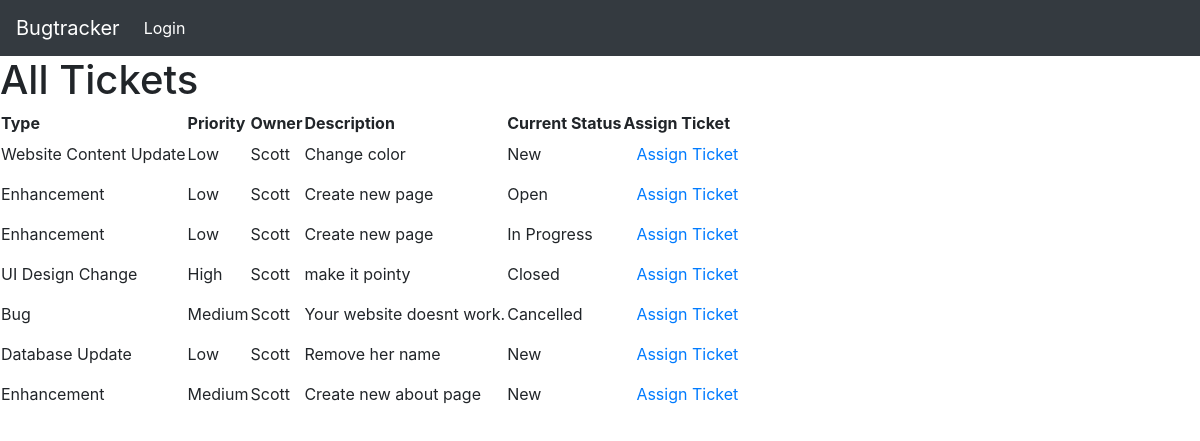
Page /allTickets/ on the earlier database version.
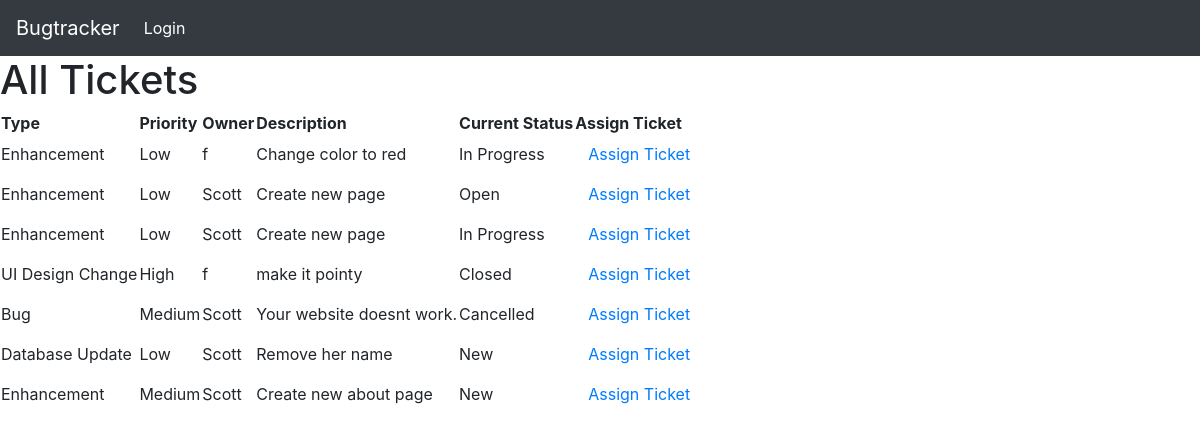
Same page on the later database version.
### bugs/models.py (models this page shows)
class Bug(models.Model):
     bug_id=models.AutoField(primary_key=True)
     bug_type=models.ForeignKey(BugType, on_delete=models.CASCADE )
     bug_priority=models.ForeignKey(BugPriority,on_delete=models.CASCADE)
     bug_desc=models.CharField(max_length=280)
     bug_owner=models.ForeignKey(UserProfile, on_delete=models.CASCADE , default='2')
     bug_status=models.ForeignKey(BugStatus, on_delete=models.CASCADE, default='1')

class BugType(models.Model):
    bug_type_id=models.CharField(max_length=5,primary_key=True)
    bug_type=models.CharField(max_length=100)

class BugStatus(models.Model):
    bug_status_id=models.CharField(max_length=5,primary_key=True)
    bug_status=models.CharField(max_length=20)

class BugPriority(models.Model):
    bug_priority_id=models.CharField(max_length=5,primary_key=True)
    bug_priority=models.CharField(max_length=10)

### core/models.py (models this page shows, shortened)
class UserProfile(AbstractBaseUser):
    email 					= models.EmailField(verbose_name="email", max_length=60, unique=True)
    username 				= models.CharField (max_length=30, unique=True, default='')
    date_joined				= models.DateTimeField(verbose_name='date joined', auto_now_add=True )
    last_login				= models.DateTimeField(verbose_name='last login', auto_now=True)
    is_admin				= models.BooleanField(default=False)
    is_active				= models.BooleanField(default=True)
    is_staff				= models.BooleanField(default=False)
    is_superuser			= models.BooleanField(default=False)
    role                    =models.ForeignKey(Role, on_delete=models.CASCADE , default='1')
    USERNAME_FIELD = 'username'
    REQUIRED_FIELDS=['email']
    objects = MyAccountManager()

### bugs/views.py (the view)
# urls.py: path('allTickets/',bug_views.all_tickets),
def all_tickets(request):
    page_data=Bug.objects.all()
    return render(request, 'staff/all-tickets.html', {'page_data':page_data})

### templates/staff/all-tickets.html
<html>
  <head>
    {% include "util/bootstrap.html" %}
  </head>
  <body>
    {% include "util/nav-staff.html" %}
    <h1>All Tickets</h1>
    <table>
    <tr>
        <th>Type</th>
        <th>Priority</th>
        <th>Owner</th>
        <th>Description</th>
        <th>Current Status</th>
        <th>Assign Ticket</th>
    </tr>
    {% for data in page_data %}
    <tr>
        <td>{{ data.bug_type.bug_type}}</td>
        <td>{{ data.bug_priority.bug_priority }}</td>
        <td>{{ data.bug_owner.username }}</td>
        <td>{{ data.bug_desc }}</td>
        <td>{{ data.bug_status.bug_status }}</td>
        <td class="text-center align-middle">
            <a class="btn btn-outlined btn-link" href="assign/{{data.bug_id}}">
              Assign Ticket
        </a>
        </td>
    </tr>
    {% endfor %}
    </table>
  </body>
</html>

Differences in the rows shown:
changed Bug: bug_type.bug_type "Website Content Update" → "Enhancement"; bug_owner.username "Scott" → "f"; bug_desc "Change color" → "Change color to red"; bug_status.bug_status "New" → "In Progress"
changed Bug "make it pointy": bug_owner.username "Scott" → "f"
